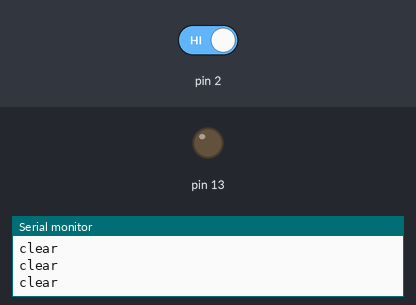
Bench run of a sketch on a simulated Arduino Uno, built with avr-gcc and run on an emulated ATmega328P. Parts: output pins drawn as LEDs (lit = HIGH), the last lines printed to the serial monitor. Inputs (shaded band) come from the test bench; at power-on: pin 2 HIGH.

Above: at 1.8 s.
1.9 s: pin 2 driven LOW
At 2.9 s:
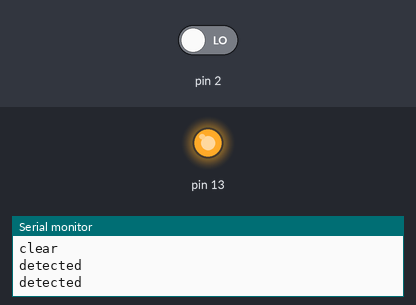
3.5 s: pin 2 driven HIGH
At 4.0 s:
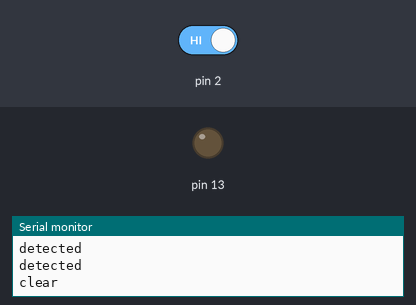
Timing chart, 0 to 6.5 s (numbered marks = the images above; inputs shaded):
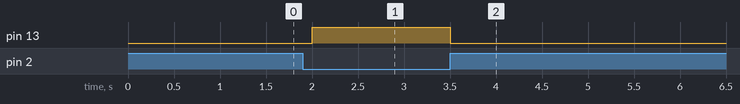

Measured:
- after the input at 1.9 s, pin 13: LOW → HIGH after 0.10 s
- after the input at 3.5 s, pin 13: HIGH → LOW at once

The sketch:

IR.ino
```cpp
void setup() {
  pinMode(2,INPUT);
  pinMode(13,OUTPUT);
  Serial.begin(9600);


}

void loop()
{
 if(digitalRead(2)==LOW)
 {Serial.println("detected");
  digitalWrite(13,HIGH);
 }
 else
{digitalWrite(13,LOW);
Serial.println("clear");
}
delay(500);
}
```
